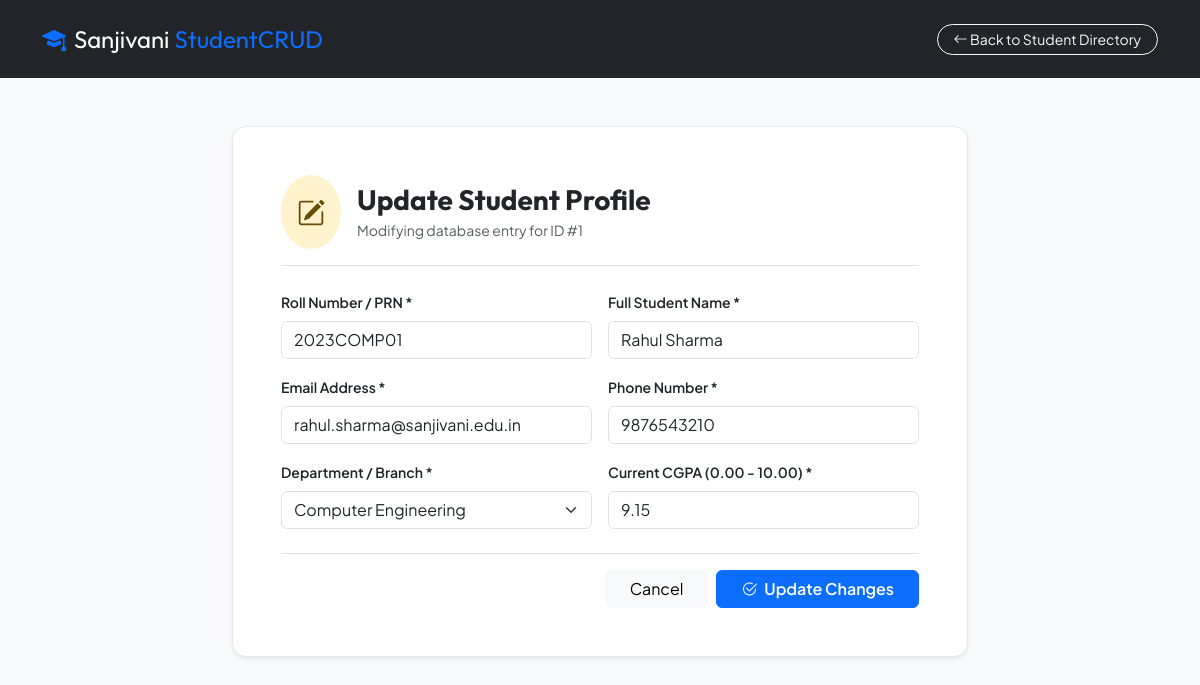
The page /edit.php?id=1 on the database its author committed.
### tables this page shows
CREATE TABLE `students` (
  `id` INT AUTO_INCREMENT PRIMARY KEY,
  `roll_no` VARCHAR(20) NOT NULL UNIQUE,
  `name` VARCHAR(100) NOT NULL,
  `email` VARCHAR(100) NOT NULL UNIQUE,
  `phone` VARCHAR(15) NOT NULL,
  `department` VARCHAR(50) NOT NULL,
  `gpa` DECIMAL(3,2) NOT NULL DEFAULT 0.00,
  `created_at` TIMESTAMP DEFAULT CURRENT_TIMESTAMP
);

### edit.php (the view, shortened to what this page needs)
<?php
require_once 'config.php';
$id = filter_input(INPUT_GET, 'id', FILTER_VALIDATE_INT);
$stmt = $pdo->prepare("SELECT * FROM students WHERE id = ?");
$stmt->execute([$id]);
$student = $stmt->fetch();
$errors = [];
$roll_no = $student['roll_no'];
$name = $student['name'];
$email = $student['email'];
$phone = $student['phone'];
$department = $student['department'];
$gpa = $student['gpa'];
?>
<!DOCTYPE html>
<html lang="en">
<head>
  <link href="https://cdn.jsdelivr.net/npm/bootstrap@5.3.3/dist/css/bootstrap.min.css" rel="stylesheet">
  <link href="https://cdn.jsdelivr.net/npm/bootstrap-icons@1.11.3/font/bootstrap-icons.min.css" rel="stylesheet">
</head>
<body>
  <nav class="navbar navbar-dark bg-dark py-3">
    <div class="container">
      <a class="navbar-brand d-flex align-items-center gap-2 brand-font fs-4" href="index.php">
        <i class="bi bi-mortarboard-fill text-primary"></i>
        <span>Sanjivani <span class="text-primary">StudentCRUD</span></span>
      </a>
      <a href="index.php" class="btn btn-sm btn-outline-light rounded-pill px-3">
        <i class="bi bi-arrow-left"></i> Back to Student Directory
      </a>
    </div>
  </nav>
  <div class="container py-5">
    <div class="row justify-content-center">
      <div class="col-lg-8">
        <div class="card shadow-sm p-4 p-md-5 bg-white">
          <div class="d-flex align-items-center gap-3 mb-4 pb-3 border-bottom">
            <div class="bg-warning-subtle text-warning-emphasis p-3 rounded-circle fs-3">
              <i class="bi bi-pencil-square"></i>
            </div>
            <div>
              <h3 class="fw-bold mb-1">Update Student Profile</h3>
              <p class="text-muted small mb-0">Modifying database entry for ID #<?= htmlspecialchars($id) ?></p>
            </div>
          </div>
          <form method="POST" action="edit.php?id=<?= $id ?>" novalidate>
            <div class="row g-3">
              <div class="col-md-6">
                <label class="form-label fw-semibold small">Roll Number / PRN *</label>
                <input type="text" name="roll_no" class="form-control <?= isset($errors['roll_no']) ? 'is-invalid' : '' ?>" value="<?= htmlspecialchars($roll_no) ?>" required>
              </div>
              <div class="col-md-6">
                <label class="form-label fw-semibold small">Full Student Name *</label>
                <input type="text" name="name" class="form-control <?= isset($errors['name']) ? 'is-invalid' : '' ?>" value="<?= htmlspecialchars($name) ?>" required>
              </div>
              <div class="col-md-6">
                <label class="form-label fw-semibold small">Email Address *</label>
                <input type="email" name="email" class="form-control <?= isset($errors['email']) ? 'is-invalid' : '' ?>" value="<?= htmlspecialchars($email) ?>" required>
              </div>
              <div class="col-md-6">
                <label class="form-label fw-semibold small">Phone Number *</label>
                <input type="tel" name="phone" class="form-control <?= isset($errors['phone']) ? 'is-invalid' : '' ?>" value="<?= htmlspecialchars($phone) ?>" required>
              </div>
              <div class="col-md-6">
                <label class="form-label fw-semibold small">Department / Branch *</label>
                <select name="department" class="form-select <?= isset($errors['department']) ? 'is-invalid' : '' ?>" required>
                  <option value="Computer Engineering" <?= $department === 'Computer Engineering' ? 'selected' : '' ?>>Computer Engineering</option>
                </select>
              </div>
              <div class="col-md-6">
                <label class="form-label fw-semibold small">Current CGPA (0.00 - 10.00) *</label>
                <input type="number" step="0.01" min="0" max="10" name="gpa" class="form-control <?= isset($errors['gpa']) ? 'is-invalid' : '' ?>" value="<?= htmlspecialchars($gpa) ?>" required>
              </div>
            </div>
            <div class="d-flex justify-content-end gap-2 mt-4 pt-3 border-top">
              <a href="index.php" class="btn btn-light px-4">Cancel</a>
              <button type="submit" class="btn btn-primary px-4 fw-semibold">
                <i class="bi bi-check2-circle me-1"></i> Update Changes
              </button>
            </div>
          </form>
        </div>
      </div>
    </div>
  </div>
</body>
</html>

### edit.php (style rules this page uses)
body { font-family: 'Plus Jakarta Sans', sans-serif; background-color: #f8fafc; color: #0f172a; }
h1, h2, h3, h4, .brand-font { font-family: 'Outfit', sans-serif; }
.card { border-radius: 14px; border: 1px solid #e2e8f0; }

### rows shown on the page
students: roll_no "2023COMP01", name "Rahul Sharma", email "rahul.sharma@sanjivani.edu.in", phone "9876543210", department "Computer Engineering", gpa "9.15"

### other values the page prints
$id "1"
